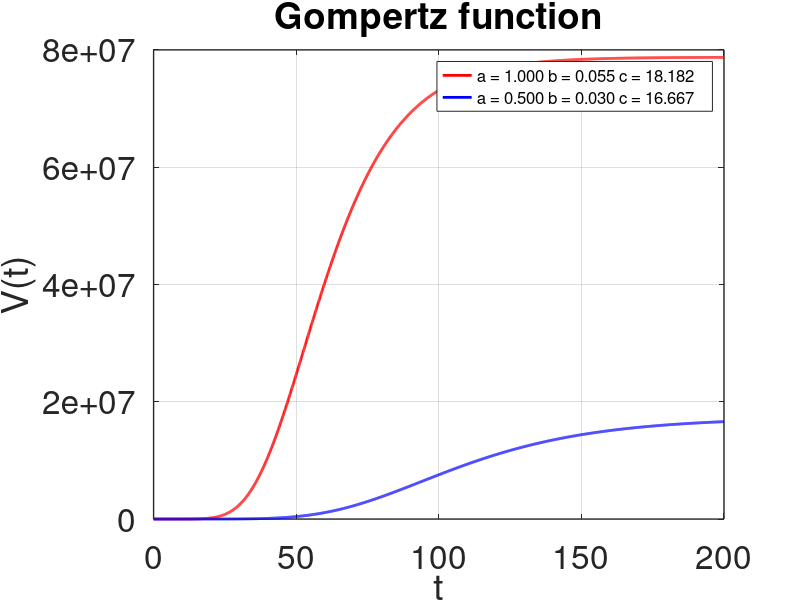

Write the MATLAB code that produced this figure.
v0=1                     % initial value
%t=linspace(0, 4, 100)  % define a t var in linspace with range 0..10 step 0.1 
t = 0:0.1:200            % define a t vector - with range 0..10 step 0.1 

% first case %
a=1
b=0.055
c=a/b
lgnd1 = sprintf("a = %1.3f b = %1.3f c = %2.3f", a, b, c)

printf("First case: %s\n\n", lgnd1)
v1=v0*exp(c*(1-exp(-b*t)))

% second case a=4.6 b=1.8 %
a=0.5
b=0.03
c=a/b
lgnd2 = sprintf("a = %1.3f b = %1.3f c = %2.3f", a, b, c)
printf("Second case: %s\n\n", lgnd2)
v2=v0*exp(c*(1-exp(-b*t)))

% third case a=9 b=5 %
%a=1
%b=0.08
%c=a/b
%lgnd3 = sprintf("a = %1.3f b = %1.3f c = %2.3f", a, b, c)
%printf("Third case: %s\n\n", lgnd3)
%v3=v0*exp(c*(1-exp(-b*t)))

% forth case a=3.6 b=2 %
%a=0.5
%b=0.06
%c=a/b
%lgnd4 = sprintf("a = %1.3f b = %1.3f c = %2.3f", a, b, c)
%printf("Forth case: %s\n\n", lgnd4)
%v4=v0*exp(c*exp(1-exp(-b*t)))


% define display characteristics for the graphs
% line thickness is 2
% first will displayed red, second blue third yellow forth black 
plot(t, v1,' r', 'linewidth', 2, 
     t, v2, ' b', 'linewidth', 2) 
%     t, v3, ' y', 'linewidth', 2, 
%     t, v4, ' k', 'linewidth', 2)


% set grid on
grid on                                   

% additional display properties
set(gca, 'fontsize', 24, 'linewidth', 1)  
title('Gompertz function')
xlabel('t')                    % x-axis legend
ylabel('V(t)')                 % y-axis legend 

lgnd ={lgnd1, lgnd2};   % prepare the legend string
% specify where legend will be displayed
legend (lgnd, "location", "northeast");                
set (legend, "fontsize", 12);
